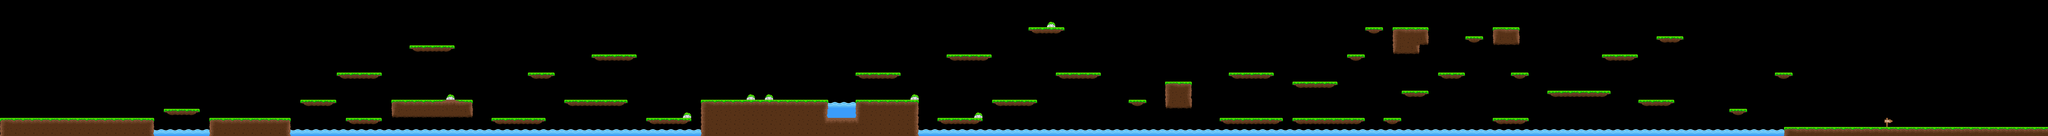

This is a level from a 2D game, rendered from its Tiled map with the project's own tilesets. A one-line summary and the map file follow, with tile-layer data summarised:
An orthogonal 225x15 tile map with 32x32 px tiles, 1 tile layer (graphics), 2 tilesets and 75 objects.

<map version="1.0" orientation="orthogonal" renderorder="right-down" width="225" height="15" tilewidth="32" tileheight="32" nextobjectid="334">
 <tileset firstgid="1" name="mini_tileset" tilewidth="32" tileheight="32" tilecount="16" columns="4">
  <image source="mini_tileset.png" width="128" height="128" />
 </tileset>
 <tileset firstgid="17" name="greentileset" tilewidth="32" tileheight="32" tilecount="52" columns="13">
  <image source="greentileset.png" width="440" height="131" />
  <tile id="3">
   <animation>
    <frame tileid="8" duration="100" />
    <frame tileid="7" duration="100" />
    <frame tileid="6" duration="100" />
    <frame tileid="5" duration="100" />
    <frame tileid="4" duration="100" />
    <frame tileid="3" duration="100" />
   </animation>
  </tile>
 </tileset>
 <layer name="graphics" width="225" height="15">
  <data>[3375 cells, 521 non-empty, 27 distinct tile ids]</data>
 </layer>
 <objectgroup name="ground">
  <object id="225" x="0" y="416" width="544" height="64" />
  <object id="226" x="736" y="416" width="288" height="64" />
  <object id="227" x="1376" y="352" width="288" height="64" />
  <object id="228" x="2464" y="352" width="448" height="128" />
  <object id="229" x="2912" y="416" width="96" height="64" />
  <object id="230" x="3008" y="352" width="224" height="128" />
  <object id="232" x="577.333" y="385.333" width="124" height="21.3333" />
  <object id="233" x="1057.33" y="353.333" width="125.333" height="21.3333" />
  <object id="234" x="1185.33" y="257.333" width="157.333" height="21.3333" />
  <object id="235" x="1217.33" y="417.333" width="124" height="20" />
  <object id="236" x="1441.33" y="162.667" width="156" height="20" />
  <object id="237" x="1729.33" y="417.333" width="188" height="22.6667" />
  <object id="238" x="1985.33" y="352" width="220" height="22.6667" />
  <object id="239" x="1854.67" y="258.667" width="94.6667" height="18.6667" />
  <object id="240" x="2080" y="192" width="158.667" height="21.3333" />
  <object id="241" x="2273.33" y="418.667" width="154.667" height="18.6667" />
  <object id="274" x="4096" y="288" width="96" height="96" />
  <object id="286" x="5248" y="96" width="96" height="64" />
  <object id="292" x="3008" y="256">
   <polygon points="0,0 32,21.5869 128,21.5869 160,0" />
  </object>
  <object id="294" x="3296" y="416">
   <polygon points="0,0 31.5483,23.6622 127.58,22.5051 160,0" />
  </object>
  <object id="295" x="3488" y="352">
   <polygon points="0,0 30.4542,24.0268 129.957,22.8698 160,0" />
  </object>
  <object id="293" x="3328" y="192">
   <polygon points="0,0 30.7875,24.3601 127.976,23.2031 160,0" />
  </object>
  <object id="297" x="3616" y="96">
   <polygon points="0,0 30.8819,23.1716 95.6742,23.1716 128,0" />
  </object>
  <object id="298" x="3712" y="256">
   <polygon points="0,0 29.7563,21.6814 130.416,21.6814 160,0" />
  </object>
  <object id="299" x="3968" y="352">
   <polygon points="0,0 28.2976,24.0268 41.0246,24.0268 64,0" />
  </object>
  <object id="301" x="4288" y="416">
   <polygon points="0,0 28.7882,22.5051 193.083,22.5051 224,0" />
  </object>
  <object id="300" x="4320" y="256">
   <polygon points="0,0 30.3413,22.8384 127.53,22.8384 160,0" />
  </object>
  <object id="302" x="4544" y="416">
   <polygon points="0,0 28.4864,23.6622 226.334,21.3481 256,0" />
  </object>
  <object id="304" x="4544" y="288">
   <polygon points="0,0 30.8004,23.2345 129.146,24.3915 160,0" />
  </object>
  <object id="305" x="4736" y="192">
   <polygon points="0,0 21.6073,24.3601 41.2764,24.3601 64,0" />
  </object>
  <object id="307" x="4864" y="416">
   <polygon points="0,0 23.1919,23.6622 38.233,23.6622 64,0" />
  </object>
  <object id="306" x="4800" y="96">
   <polygon points="0,0 22.3996,22.0146 40.9117,22.0146 64,0" />
  </object>
  <object id="313" x="4896" y="96" width="64" height="95.6038" />
  <object id="314" x="4960" y="96" width="32" height="96" />
  <object id="315" x="4992" y="96" width="32" height="64" />
  <object id="308" x="4928" y="320">
   <polygon points="0,0 23.9843,23.6307 73.7355,22.4737 96,0" />
  </object>
  <object id="309" x="5056" y="256">
   <polygon points="0,0 22.0979,20.5244 73.0061,22.8384 96,0" />
  </object>
  <object id="310" x="5152" y="128">
   <polygon points="0,0 18.6583,22.4107 41.7984,22.4107 64,0" />
  </object>
  <object id="321" x="5248" y="416">
   <polygon points="0,0 30.2599,22.5051 97.3662,22.5051 128,0" />
  </object>
  <object id="322" x="5312" y="256">
   <polygon points="0,0 22.9531,21.6814 40.3082,21.6814 64,0" />
  </object>
  <object id="323" x="5440" y="320">
   <polygon points="0,0 30.3228,23.6307 191.147,23.6307 224,0" />
  </object>
  <object id="324" x="5632" y="192">
   <polygon points="0,0 28.0717,26.6741 98.6491,25.5171 128,0" />
  </object>
  <object id="325" x="5760" y="352">
   <polygon points="0,0 21.5573,22.8698 95.6057,24.0268 128,0" />
  </object>
  <object id="326" x="5824" y="128">
   <polygon points="0,0 28.1347,22.4107 62.8448,23.5677 96,0" />
  </object>
  <object id="327" x="6080" y="384">
   <polygon points="0,0 19.7339,23.266 38.246,23.266 64,0" />
  </object>
  <object id="328" x="6240" y="256">
   <polygon points="0,0 18.2437,19.3673 42.5408,22.8384 64,0" />
  </object>
  <object id="330" x="6272" y="448" width="928" height="32" />
 </objectgroup>
 <objectgroup name="emoji_placeholders">
  <object id="251" x="1249.11" y="191.22" width="31.2392" height="31.2392" />
  <object id="257" x="1280" y="352" width="32" height="32" />
  <object id="259" x="2112" y="288" width="32" height="32" />
  <object id="260" x="2176" y="128" width="32" height="32" />
  <object id="287" x="4384" y="352" width="32" height="32" />
  <object id="288" x="4480" y="160" width="32" height="32" />
  <object id="319" x="5824" y="288" width="32" height="32" />
  <object id="320" x="5856" y="64" width="32" height="32" />
  <object id="332" x="3328" y="352" width="32" height="32" />
  <object id="333" x="3392" y="128" width="32" height="32" />
 </objectgroup>
 <objectgroup name="obstacle">
  <object id="242" x="544" y="448" width="192" height="32" />
  <object id="244" x="1024" y="456.099" width="1440" height="23.901" />
  <object id="245" x="2912" y="384" width="96" height="32" />
  <object id="246" x="2911.39" y="359.548" width="96.9566" height="24.2392" />
  <object id="248" x="3230.84" y="456.099" width="3038.92" height="23.901" />
  <object id="255" x="1569.08" y="348.039">
   <polygon points="0,0 13.9681,-17.4601 32.5922,3.49203" />
  </object>
  <object id="262" x="2400.79" y="414.208">
   <polygon points="0,0 15.0411,-17.3551 31.2392,2.31401" />
  </object>
  <object id="263" x="2625.25" y="349.416">
   <polygon points="0,0 13.8841,-17.3551 30.0821,0" />
  </object>
  <object id="264" x="2688.57" y="347.943">
   <polygon points="0,0 12.7271,-12.7271 30.0821,1.15701" />
  </object>
  <object id="266" x="3201.43" y="350.573">
   <polygon points="0,0 13.8841,-18.5121 27.7681,0" />
  </object>
  <object id="271" x="3681.59" y="92.5605">
   <polygon points="0,0 12.7271,-13.8841 30.0821,1.15701" />
  </object>
 </objectgroup>
 <objectgroup name="goal">
  <object id="318" x="6848" y="0" width="32" height="480" />
 </objectgroup>
 <objectgroup name="quest">
  <object id="223" x="256" y="0" width="32" height="480" />
  <object id="254" x="2528" y="0" width="32" height="480" />
  <object id="224" x="1568" y="0" width="32" height="480" />
  <object id="261" x="3616" y="0" width="32" height="480" />
  <object id="289" x="4864" y="0" width="32" height="480" />
  <object id="331" x="6336" y="0" width="32" height="480" />
 </objectgroup>
</map>
